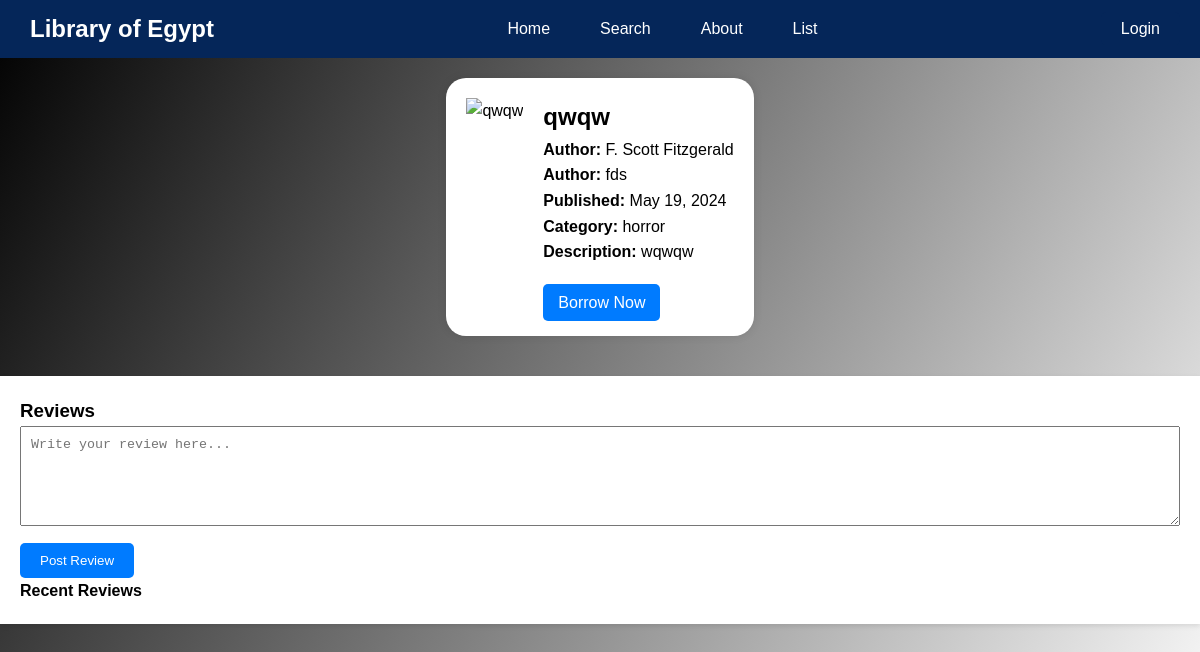
The page /members/book/3/ on the database its author committed.
### members/models.py (models this page shows, shortened)
class Book(models.Model):
    title = models.CharField(max_length=255)
    author = models.CharField(max_length=255)
    description = models.TextField()
    isbn = models.CharField(max_length=13)
    image_url = models.URLField()
    category = models.CharField(max_length=255)
    year_of_publish = models.DateField()
    available = models.BooleanField(default=True)  # Indicates if the book is available for borrowing

### members/views.py (the view)
# urls.py: path('book/<int:book_id>/', views.book_details, name='book_details'),
def book_details(request, book_id):
    book = get_object_or_404(Book, pk=book_id)
    comments = Comment.objects.filter(book=book).order_by('-id')
    selected_book_id = book_id
    return render(request, 'members/book_details.html', {'book': book, 'comments': comments})

### members/templates/members/book_details.html (shortened to what this page needs)
{% load static %}
<!DOCTYPE html>
<html lang="en">
<head>
    <link rel="stylesheet" href="{% static 'members/css/navBar.css' %}">
    <link rel="stylesheet" href="{% static 'members/css/book.css' %}">
</head>
<body>
    <nav class="navbar">
        <div class="nav-container">
            <div class="logo">
                <a href="{% url 'Home' %}">Library of Egypt</a>
            </div>
            <ul class="nav-menu">
                <li><a href="{% url 'Home' %}">Home</a></li>
                <li><a href="{% url 'Search' %}">Search</a></li>
                <li><a href="{% url 'about' %}">About</a></li>
                  <li><a href="{% url 'list' %}">List</a></li>
            </ul>
            <div class="login-button">
                {% if user.is_authenticated %}
                <li><a href="{% url 'book_list' %}">Admin Menu</a></li>
                <a href="{% url 'account' %}">{{ user.username }}</a>
            {% else %}
                <a href="{% url 'Log_in' %}">Login</a>
            {% endif %}
            </div>
        </div>
    </nav>
    <div class="container">
        <div class="book-details">
            <img src="{{ book.image_url }}" alt="{{ book.title }}" class="book-cover">
            <div class="details">
                <h2>{{ book.title }}</h2>
                <p><strong>Author:</strong> F. Scott Fitzgerald</p>
                <p><strong>Author:</strong> {{ book.author }}</p>
                <p><strong>Published:</strong> {{ book.year_of_publish }}</p>
                <p><strong>Category:</strong> {{ book.category }}</p>
                <p><strong>Description:</strong> {{ book.description }}</p>
                <br>
                <a href="{% url 'booktime' book_id=book.id %}" class="borrow-button">Borrow Now</a>
            </div>
        </div>
    </div>
    <div class="review-section">
        <h3>Reviews</h3>
        <form id="review-form" method="POST" action="{% url 'book_details' book_id=book.id %}">
            <textarea id="review-box" name="text_comment" placeholder="Write your review here..." required></textarea>
            <button type="submit">Post Review</button>
        </form>
        <div id="reviews-container">
            <h4>Recent Reviews</h4>
        </div>
    </div>
</body>
</html>

### members/static/members/css/navBar.css (style rules this page uses)
* { margin: 0; padding: 0; box-sizing: border-box; }
body { font-family: 'Arial', sans-serif; line-height: 1.6; background-color: #f4f4f4; }
.navbar { background-color: #052659; color: white; display: flex; justify-content: space-between; align-items: center; padding: 10px 20px; }
.nav-container { width: 100%; max-width: 1200px; display: flex; justify-content: space-between; align-items: center; margin: 0 auto; }
.logo a { color: white; text-decoration: none; font-size: 1.5em; font-weight: bold; }
.nav-menu { list-style-type: none; display: flex; }
.nav-menu li { padding: 0 15px; }
.nav-menu li a { color: white; text-decoration: none; transition: color 0.3s ease; }
.login-button a { padding: 8px 20px; background-color: #052659 ; color: white; text-decoration: none; border-radius: 5px; transition: background-color 0.3s ease; }

### members/static/members/css/book.css (style rules this page uses)
body { background-color: #fafafa; margin: 0; padding: 0; font-family: Arial, Helvetica, sans-serif; height: 100vh; color: black; background: linear-gradient(120deg, black , white); }
.logo a, .nav-menu a { color: white; text-decoration: none; padding: 10px; }
.nav-menu { list-style-type: none; display: flex; }
.borrow-button { background-color: #007bff; color: white; padding: 10px 15px; text-decoration: none; border-radius: 5px; transition: background-color 0.3s; }
.container { display: flex; justify-content: center; padding: 20px; }
.book-details { background: white; padding: 20px; box-shadow: 0 0 10px rgba(0,0,0,0.1); display: flex; max-width: 800px; border-radius: 20px; }
.book-cover { max-width: 200px; margin-right: 20px; }
img { width: 178 ; height: 284; }
.details { flex: 1; }
.review-section { margin-top: 20px; background-color: #fff; padding: 20px; box-shadow: 0 2px 5px rgba(0,0,0,0.1); }
#review-form textarea { width: 100%; padding: 10px; margin-bottom: 10px; height: 100px; box-sizing: border-box; }
#review-form button { padding: 10px 20px; background-color: #007bff; color: white; border: none; border-radius: 5px; cursor: pointer; }

### rows shown on the page
Book: title "qwqw", author "fds", year_of_publish "May 19, 2024", category "horror", description "wqwqw"
